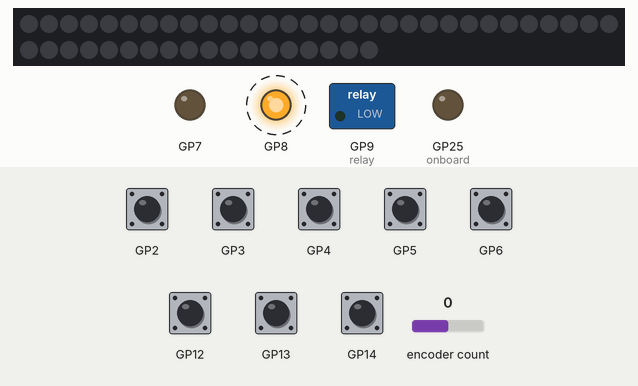
A program run on a simulated Raspberry Pi Pico running CircuitPython. Shown: 48 RGB LEDs in strip order, left to right, continuing on the next row, switched loads named in the program (green lamp = pin HIGH), output pins drawn as LEDs (lit = HIGH). Dashed ring = blinking. Inputs (shaded band) come from the test bench; at power-on: GP2–6, GP12–14 HIGH, encoder count 0. Dim RGB values are drawn brighter than linear; MIDI messages are not drawn; what the program prints to the serial console is not drawn.

Above: at 1.2 s.
1.3 s: GP2 pulled LOW for 0.15 s
At 2.25 s:
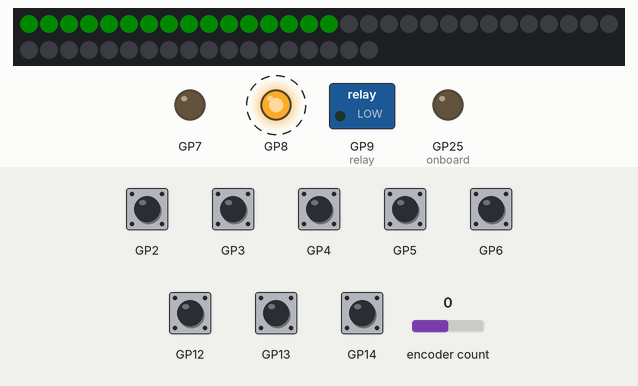
4.0 s: GP3 pulled LOW for 1 s
At 4.81 s:
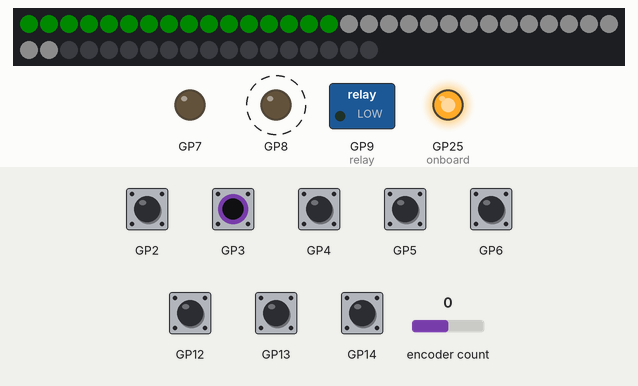
6.5 s: GP4 pulled LOW for 0.15 s
At 7.12 s:
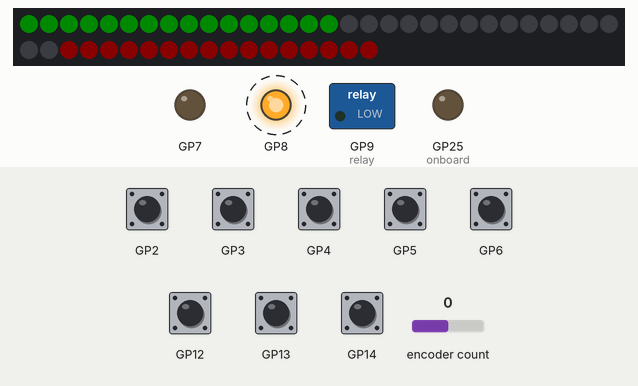
7.2 s: GP2 pulled LOW for 1 s
At 8.11 s:
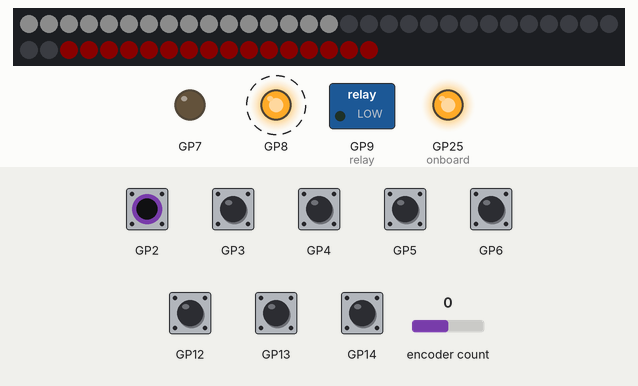
8.8 s: GP3 pulled LOW for 0.15 s
At 9.4 s:
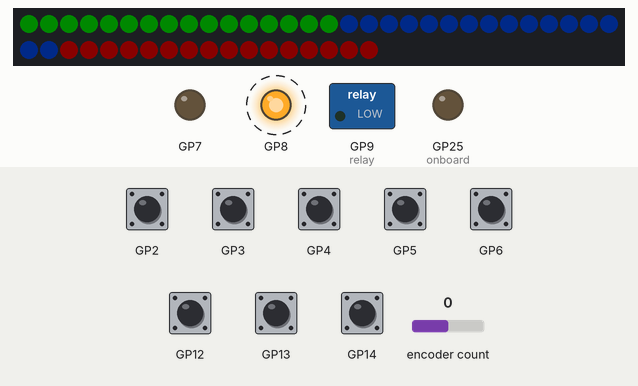
11.9 s: GP4 pulled LOW for 1 s
At 12.71 s:
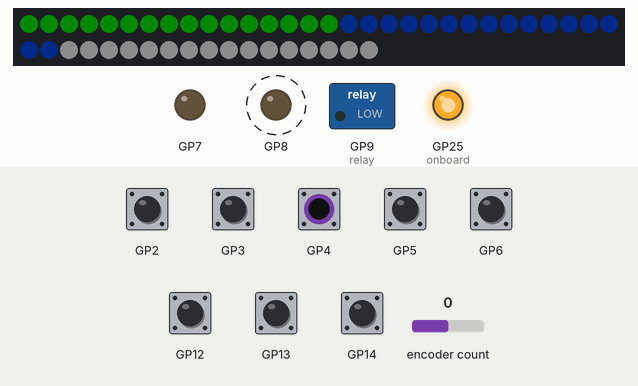
Timing chart, 0 to 14.5 s (numbered marks = the images above; inputs shaded):
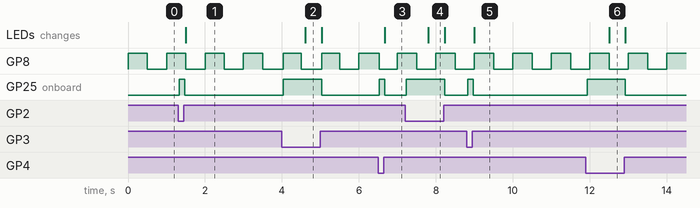

The program:

code.py
```python
# ステップ2 その4 (2026-10-09): 本番と同じ5ボタン(左から TUNER・1・2・3・BYPASS、SPEC「ボタンの動き」)
#   1 = GP2 (CC80, 緑) / 2 = GP3 (CC81, 青) / 3 = GP4 (CC82, 赤)  … WS2812B 3個、信号 = GP16
#   TUNER = GP5 (CC83。PiPedal の選択肢に 84〜90 が無いため、10/9)、LED = GP7(普通の赤 LED + 抵抗)/ BYPASS = GP6 (CC85)、LED = GP8(普通の白 LED + 抵抗)
# - 1/2/3: 短く押して離す → ON/OFF を切り替えて CC80〜82 を送る(127 = ON、0 = OFF)
#   長押しと区別するため、切り替えは「離した瞬間」(SPEC: 本体の 1/2/3 だけ)
#   LONG_SEC 押し続ける → スナップショット 1〜3 を呼ぶ CC90〜92(PiPedal の System MIDI Bindings、10/9 設定)
#   LED が一瞬白く光る。ON/OFF は変えない
# - TUNER / BYPASS: 踏んだ瞬間に切り替える(遅れなし)。TUNER 中はどのスイッチを踏んでも TUNER が解除される
#   BYPASS は Pico が直接リレー(GP9 → 2SC1815 → TQ2-5V)を動かす(ステップ3、10/10)。Pi を経由しないので Pi が固まっても効く
# - リレーに電気を流す = エフェクトを通す / 流さない = 素通り(電源が切れても素通り)
#   エフェクトを通すのは「BYPASS が OFF」かつ「Pi が生きている」ときだけ
#   Pi が生きている = pedal-ledsync から ALIVE_SEC 以内に MIDI が届いた(ledsync は 5 秒ごとに送り直す)
#   起動直後(Pi がまだ起きていない)と Pi が固まったときは素通りになり、白 LED がゆっくり点滅する
# - Pi の pedal-ledsync が PiPedal の今の状態を CC80〜83 で送ってくる → それに合わせて LED と状態を直す
#   (Pico を挿し直した直後や、スナップショットでまとめて変わったときにずれないように)
# v6 (2026-10-13, Mac で 10/12 に決めたこと):
# - TUNER / BYPASS は手持ちの 3PDT(押すと切り替わったまま = ラッチ)。押した・離したではなく「スイッチの向きが変わった」で切り替える。
#   起動したときの向きを基準(OFF)にする → どちら向きで電源を入れても素通り・TUNER OFF から始まる
# - 回して押せるつまみ(ALPS RE111F-41B3)+ 左右ボタン 2 個 = 本体で音作りを編集するため(VOLUME のポットの代わり)。
#   今は MIDI を送るだけ。受け取って画面を動かすのは Pi 側(PiPedal の websocket を使う予定)
#   つまみ: CC102 を相対値で(1 クリック右 = 65、左 = 63)、つまみを押す = CC103、左ボタン = CC104、右ボタン = CC105(押すと 127、離すと 0)
#   ピン: つまみ A = GP10 / B = GP11 / 押す = GP12、左 = GP13、右 = GP14(どれも GND に落とす、内部プルアップ)
# 1 つ前(タクトスイッチ 5 個の仮組み)は code_v5_tact.py
import time
import board
import digitalio
import neopixel_write
import rotaryio
import usb_midi

midi_in = usb_midi.ports[0]
midi_out = usb_midi.ports[1]

BRIGHT = 0.04  # 明るさ (0〜1)。10/20 KO「めっちゃ明るい」で 0.08→0.04。リング 3 個 = 48 個を USB の電気で光らせるので控えめ(1 個ずつの頃は 0.2)
LEDS_PER = 16  # v7 (10/19 手順 C): LED リング A-7979 = 1 個に 16 個。1 個ずつの頃(v6)は code_v6_single_led.py
LONG_SEC = 0.6   # SPEC の初期値。スマホから 0.5〜1.0 秒で変えられるようにするのは後で
DEBOUNCE = 0.025  # SPEC: チャタリング除けは 20〜30ms
SNAPSHOT_CC = 90
ALIVE_SEC = 12   # ledsync の送り直し 5 秒 × 2 + 余裕
LATCHING = {3, 4}   # TUNER / BYPASS = 3PDT(向きが変わるたびに切り替え)
ENC_CC, ENC_PUSH_CC, LEFT_CC, RIGHT_CC = 102, 103, 104, 105
# (ピン, CC番号, 色 (R, G, B) または普通の LED のピン, 長押しあり)
SWITCHES = [
    (board.GP2, 80, (0, 255, 0), True),       # 1
    (board.GP3, 81, (0, 80, 255), True),      # 2
    (board.GP4, 82, (255, 0, 0), True),       # 3
    (board.GP5, 83, board.GP7, False),        # TUNER(赤 LED)
    (board.GP6, 85, board.GP8, False),        # BYPASS(白 LED)
]
TUNER, BYPASS = 3, 4

relay = digitalio.DigitalInOut(board.GP9)
relay.direction = digitalio.Direction.OUTPUT
relay.value = False  # 素通りから始める

led_pin = digitalio.DigitalInOut(board.GP16)
led_pin.direction = digitalio.Direction.OUTPUT
onboard = digitalio.DigitalInOut(board.LED)
onboard.direction = digitalio.Direction.OUTPUT

pins, plain_leds = [], {}
for i, (p, _, led, _) in enumerate(SWITCHES):
    sw = digitalio.DigitalInOut(p)
    sw.direction = digitalio.Direction.INPUT
    sw.pull = digitalio.Pull.UP
    pins.append(sw)
    if not isinstance(led, tuple):
        out = digitalio.DigitalInOut(led)
        out.direction = digitalio.Direction.OUTPUT
        plain_leds[i] = out

n = len(SWITCHES)
state = [False] * n
last = [sw.value for sw in pins]
pressed_at = [None] * n
long_sent = [False] * n
cc_index = {cc: i for i, (_, cc, _, _) in enumerate(SWITCHES)}


def show(flash=None):
    buf = bytearray()
    for i, (on, (_, _, color, _)) in enumerate(zip(state, SWITCHES)):
        if i in plain_leds:
            plain_leds[i].value = on
            continue
        if flash == i:
            buf += bytes([12, 12, 12]) * LEDS_PER
            continue
        r, g, b = color
        k = BRIGHT if on else 0
        buf += bytes([int(g * k), int(r * k), int(b * k)]) * LEDS_PER  # WS2812B は G,R,B の順
    neopixel_write.neopixel_write(led_pin, buf)


def send_cc(cc, value):
    midi_out.write(bytes([0xB0, cc, value]))


rx = b""
last_rx = None  # Pi から最後に MIDI が届いた時刻


def read_midi():
    """Pi から届いた CC80〜83 で状態を合わせる。押している最中のボタンは触らない。
    (CircuitPython の bytearray は del で先頭を削れない → bytes を切り出して持ち越す)"""
    global rx, last_rx
    data = midi_in.read(64)
    if not data:
        return
    last_rx = time.monotonic()
    buf = rx + bytes(data)
    k, changed = 0, False
    while len(buf) - k >= 3:
        if buf[k] & 0xF0 != 0xB0:
            k += 1
            continue
        cc, value = buf[k + 1], buf[k + 2]
        k += 3
        i = cc_index.get(cc)
        if i is not None and pressed_at[i] is None and state[i] != (value >= 64):
            state[i] = value >= 64
            changed = True
    rx = buf[k:]
    if changed:
        show()


enc = rotaryio.IncrementalEncoder(board.GP10, board.GP11)   # 1 クリック = 1(divisor の既定は 4)
enc_last = enc.position
buttons = []
for p, cc in ((board.GP12, ENC_PUSH_CC), (board.GP13, LEFT_CC), (board.GP14, RIGHT_CC)):
    b = digitalio.DigitalInOut(p)
    b.direction = digitalio.Direction.INPUT
    b.pull = digitalio.Pull.UP
    buttons.append([b, cc, b.value])

show()
print("ready")

def toggle(i):
    state[i] = not state[i]
    send_cc(SWITCHES[i][1], 127 if state[i] else 0)
    print(("1", "2", "3", "TUNER", "BYPASS")[i], "ON" if state[i] else "OFF")


while True:
    now_t = time.monotonic()
    for i, sw in enumerate(pins):
        now = sw.value
        if now != last[i]:
            time.sleep(DEBOUNCE)  # チャタリング除け
            now = sw.value
            if now != last[i]:
                last[i] = now
                has_long = SWITCHES[i][3]
                if i in LATCHING:                # 3PDT: 向きが変わった = 踏んだ
                    if state[TUNER] and i != TUNER:
                        toggle(TUNER)            # TUNER 中は BYPASS を踏んでも TUNER を抜けるだけ
                    else:
                        toggle(i)
                    show()
                elif not now:                    # 押した
                    if state[TUNER] and i != TUNER:
                        toggle(TUNER)            # TUNER 中は、どれを踏んでも TUNER を抜けるだけ
                        pressed_at[i] = None
                        long_sent[i] = True
                    elif has_long:
                        pressed_at[i] = now_t
                        long_sent[i] = False
                    else:
                        toggle(i)                # TUNER / BYPASS は踏んだ瞬間
                    show()
                else:                            # 離した
                    if has_long and pressed_at[i] is not None and not long_sent[i]:
                        toggle(i)
                    pressed_at[i] = None
                    show()
                onboard.value = not now
        if pressed_at[i] is not None and not long_sent[i] and now_t - pressed_at[i] >= LONG_SEC:
            long_sent[i] = True
            send_cc(SNAPSHOT_CC + i, 127)        # PiPedal は 127 に上がった瞬間で反応する
            send_cc(SNAPSHOT_CC + i, 0)
            print("長押し", i + 1, "→ スナップショット", i + 1)
            show(flash=i)
    pos = enc.position                           # つまみ
    if pos != enc_last:
        d = pos - enc_last
        enc_last = pos
        for _ in range(min(abs(d), 8)):
            send_cc(ENC_CC, 65 if d < 0 else 63)  # A-6331 は右回しで position が減る(10/20 実測)→ 右 = 65
    for b in buttons:                            # つまみを押す / 左 / 右
        v = b[0].value
        if v != b[2]:
            time.sleep(DEBOUNCE)
            if b[0].value == v:
                b[2] = v
                send_cc(b[1], 0 if v else 127)
    read_midi()
    alive = last_rx is not None and now_t - last_rx < ALIVE_SEC
    relay.value = alive and not state[BYPASS]
    # 白 LED: BYPASS 中は点灯、Pi 待ち(自動で素通り)はゆっくり点滅
    plain_leds[BYPASS].value = state[BYPASS] if alive else int(now_t * 2) % 2 == 0
    time.sleep(0.002)
```

Measured:
- after the input at 1.3 s, GP25 (onboard): LOW → HIGH at once, → LOW 0.15 s later; the LEDs: change after 0.20 s (image 1)
- after the input at 4.0 s, GP25 (onboard): LOW → HIGH at once, → LOW 1.0 s later; the LEDs: change after 0.60 s (image 2)
- after the input at 6.5 s, GP25 (onboard): LOW → HIGH at once, → LOW 0.15 s later; the LEDs: change after 0.18 s (image 3)
- after the input at 7.2 s, GP25 (onboard): LOW → HIGH at once, → LOW 1.0 s later; the LEDs: change after 0.60 s (image 4)
- after the input at 8.8 s, GP25 (onboard): LOW → HIGH at once, → LOW 0.15 s later; the LEDs: change after 0.20 s (image 5)
- after the input at 11.9 s, GP25 (onboard): LOW → HIGH at once, → LOW 1.0 s later; the LEDs: change after 0.60 s (image 6)
- by itself, GP8: alternates HIGH for 0.50 s and LOW for 0.50 s
